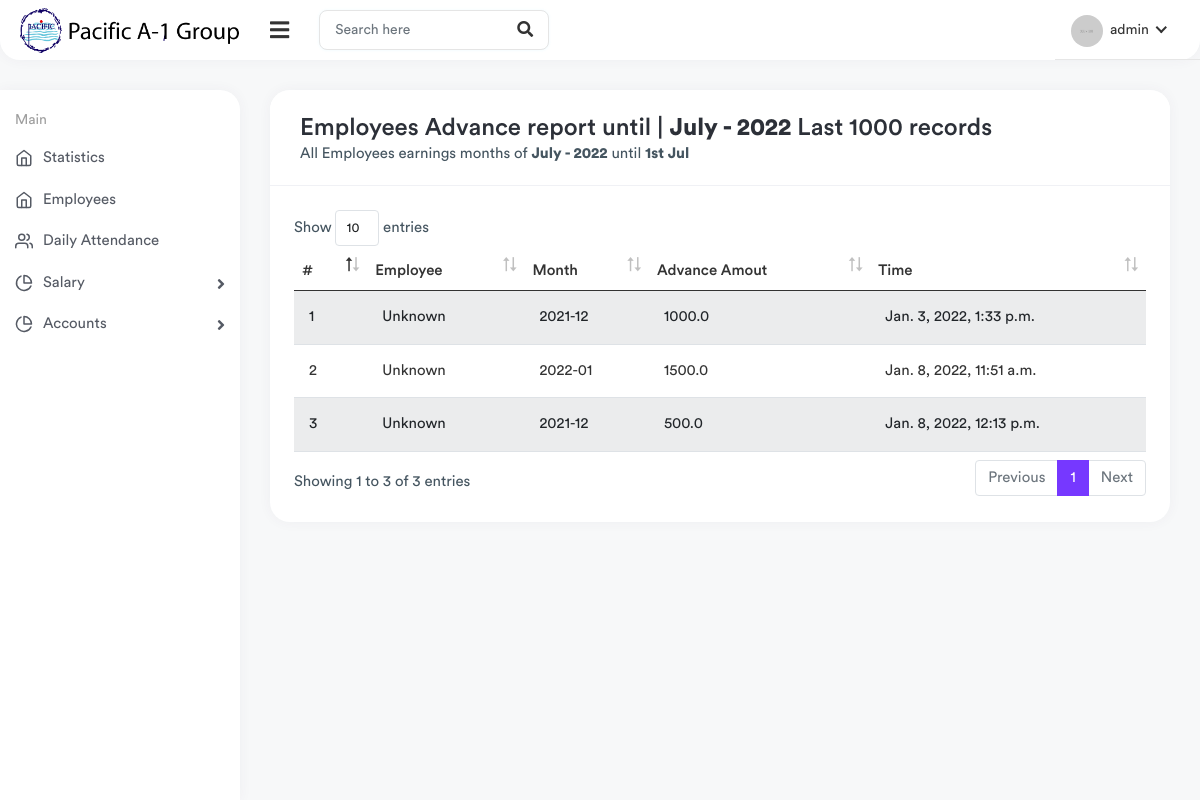
The app's page /advancereports/ (signed in) with its own data.
### appuser/models.py (models this page shows, shortened)
class EmployeeAdvancePayment(models.Model):
    id = models.AutoField(primary_key=True)
    employee = models.ForeignKey(HrEmployee, on_delete=models.CASCADE)
    month = models.TextField(blank=True, null=True, max_length=7)
    advanceamount = models.FloatField(blank=True, null=True)
    paidtime = models.DateTimeField(auto_now_add=True)

### appuser/views.py (the view)
# urls.py: path('advancereports/', views.advancereports, name="advancereports"),
@login_required(login_url='/login/')
def advancereports(request):
    advances = EmployeeAdvancePayment.objects.all()[0:1000]
    return render(request, 'apps/dashboard/advancereports.html', {'advances': advances})

### appuser/templatetags/helpers_tags.py (called while the page is built)
@register.simple_tag
def get_username_from_userid(user_id):
    try:
        fname = HrEmployee.objects.get(id=user_id).emp_firstname
        lname = HrEmployee.objects.get(id=user_id).emp_lastname
        fullname = fname + " " + lname
        return fullname
    except HrEmployee.DoesNotExist:
        return 'Unknown'

### templates/apps/dashboard/advancereports.html (shortened to what this page needs)
{% extends "main.html" %}
{% load static %}
{% load helpers_tags %}
{% block content %}
<div class="col-sm-12">
    <div class="card">
        <div class="card-header">
            <h4 class="card-title">Employees Advance report until | <b>{% now " F - Y"  %}</b> Last 1000 records</h4>
            <p class="card-text">
                All Employees earnings months of <b>{% now " F - Y"  %}</b>  until <b>{% now "jS M " %}</b>
            </p>
        </div>
        <div class="card-body">
            <div class="table-responsive">
                <table class="datatable table table-striped">
                    <thead>
                        <tr>
                            <th>#</th>
                            <th>Employee</th>
                            <th>Month</th>
                            <th>Advance Amout</th>
                            <th>Time</th>
                        </tr>
                    </thead>
                    <tbody>
                         {% for advance in advances %}
                            <tr>
                                <td>{{ forloop.counter }}</td>
                                <td>{% get_username_from_userid advance.employee_id %}</td>
                                <td>{{ advance.month }}</td>
                                <td>{{ advance.advanceamount }}</td>
                                <td>{{ advance.paidtime }}</td>
                            </tr>
                         {% endfor %}
                    </tbody>
                </table>
            </div>
        </div>
    </div>
</div>
{% endblock %}

### templates/navbar.html (shortened to what this page needs)
{% load static %}
<div class="header">
    <div class="header-left">
        <a href="{% url 'dashboard' %}" class="logo">
            <img src='{% static "img/logo.png" %}' alt="Logo">
        </a>
    </div>
    <a href="javascript:void(0);" id="toggle_btn">
        <i class="fas fa-bars"></i>
    </a>
    <div class="top-nav-search">
        <form>
            <input type="text" class="form-control" placeholder="Search here">
            <button class="btn" type="submit"><i class="fas fa-search"></i></button>
        </form>
    </div>
    <ul class="nav nav-tabs user-menu">
        <li class="nav-item dropdown has-arrow main-drop">
            <a href="#" class="dropdown-toggle nav-link" data-bs-toggle="dropdown">
                <span class="user-img">
                    <img src="assets/img/profiles/avatar-01.jpg" alt="">
                </span>
                <span>{{ user.get_username }}</span>
            </a>
        </li>
    </ul>
</div>

### records on screen
EmployeeAdvancePayment: employee "Unknown", month "2021-12", advanceamount "1000.0", paidtime "Jan. 3, 2022, 1:33 p.m."
EmployeeAdvancePayment: employee "Unknown", month "2022-01", advanceamount "1500.0", paidtime "Jan. 8, 2022, 11:51 a.m."
EmployeeAdvancePayment: employee "Unknown", month "2021-12", advanceamount "500.0", paidtime "Jan. 8, 2022, 12:13 p.m."

### other values on screen
{{ user.get_username }} "admin"
